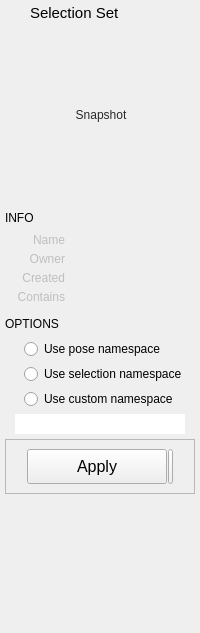
<?xml version="1.0" encoding="UTF-8"?>
<ui version="4.0">
 <class>Form</class>
 <widget class="QWidget" name="Form">
  <property name="geometry">
   <rect>
    <x>0</x>
    <y>0</y>
    <width>200</width>
    <height>633</height>
   </rect>
  </property>
  <property name="sizePolicy">
   <sizepolicy hsizetype="Preferred" vsizetype="Preferred">
    <horstretch>0</horstretch>
    <verstretch>0</verstretch>
   </sizepolicy>
  </property>
  <property name="minimumSize">
   <size>
    <width>200</width>
    <height>390</height>
   </size>
  </property>
  <property name="maximumSize">
   <size>
    <width>300</width>
    <height>16777215</height>
   </size>
  </property>
  <property name="windowTitle">
   <string>Form</string>
  </property>
  <property name="styleSheet">
   <string notr="true"/>
  </property>
  <layout class="QVBoxLayout" name="verticalLayout">
   <property name="spacing">
    <number>5</number>
   </property>
   <property name="leftMargin">
    <number>5</number>
   </property>
   <property name="topMargin">
    <number>2</number>
   </property>
   <property name="rightMargin">
    <number>5</number>
   </property>
   <property name="bottomMargin">
    <number>2</number>
   </property>
   <item>
    <layout class="QHBoxLayout" name="horizontalLayout_18">
     <property name="leftMargin">
      <number>2</number>
     </property>
     <property name="topMargin">
      <number>2</number>
     </property>
     <property name="bottomMargin">
      <number>0</number>
     </property>
     <item>
      <widget class="QLabel" name="label_6">
       <property name="maximumSize">
        <size>
         <width>18</width>
         <height>18</height>
        </size>
       </property>
       <property name="text">
        <string/>
       </property>
       <property name="pixmap">
        <pixmap>../images/selectionSet2.png</pixmap>
       </property>
       <property name="scaledContents">
        <bool>true</bool>
       </property>
      </widget>
     </item>
     <item>
      <widget class="QLabel" name="label_2">
       <property name="font">
        <font>
         <family>Arial</family>
         <pointsize>11</pointsize>
         <weight>50</weight>
         <bold>false</bold>
        </font>
       </property>
       <property name="text">
        <string>Selection Set</string>
       </property>
      </widget>
     </item>
    </layout>
   </item>
   <item>
    <layout class="QHBoxLayout" name="horizontalLayout_2">
     <property name="spacing">
      <number>0</number>
     </property>
     <property name="topMargin">
      <number>0</number>
     </property>
     <property name="bottomMargin">
      <number>0</number>
     </property>
     <item>
      <widget class="QLabel" name="label_3">
       <property name="minimumSize">
        <size>
         <width>0</width>
         <height>0</height>
        </size>
       </property>
       <property name="maximumSize">
        <size>
         <width>0</width>
         <height>16777215</height>
        </size>
       </property>
       <property name="text">
        <string/>
       </property>
      </widget>
     </item>
     <item>
      <widget class="QFrame" name="iconFrame">
       <property name="sizePolicy">
        <sizepolicy hsizetype="Fixed" vsizetype="Fixed">
         <horstretch>0</horstretch>
         <verstretch>0</verstretch>
        </sizepolicy>
       </property>
       <property name="minimumSize">
        <size>
         <width>184</width>
         <height>176</height>
        </size>
       </property>
       <property name="maximumSize">
        <size>
         <width>184</width>
         <height>176</height>
        </size>
       </property>
       <property name="styleSheet">
        <string notr="true"/>
       </property>
       <property name="frameShape">
        <enum>QFrame::NoFrame</enum>
       </property>
       <property name="frameShadow">
        <enum>QFrame::Plain</enum>
       </property>
       <property name="lineWidth">
        <number>0</number>
       </property>
       <layout class="QVBoxLayout" name="verticalLayout_3">
        <property name="spacing">
         <number>0</number>
        </property>
        <property name="leftMargin">
         <number>3</number>
        </property>
        <property name="topMargin">
         <number>0</number>
        </property>
        <property name="rightMargin">
         <number>3</number>
        </property>
        <property name="bottomMargin">
         <number>0</number>
        </property>
        <item>
         <widget class="QToolButton" name="snapshotButton">
          <property name="enabled">
           <bool>true</bool>
          </property>
          <property name="sizePolicy">
           <sizepolicy hsizetype="Preferred" vsizetype="Preferred">
            <horstretch>0</horstretch>
            <verstretch>0</verstretch>
           </sizepolicy>
          </property>
          <property name="minimumSize">
           <size>
            <width>0</width>
            <height>0</height>
           </size>
          </property>
          <property name="maximumSize">
           <size>
            <width>250</width>
            <height>250</height>
           </size>
          </property>
          <property name="toolTip">
           <string>Take snapshot</string>
          </property>
          <property name="layoutDirection">
           <enum>Qt::LeftToRight</enum>
          </property>
          <property name="styleSheet">
           <string notr="true">color: rgb(40, 40, 40);
border: 1px solid rgb(0, 0, 0, 0);
background-color: rgb(254, 255, 230, 0);</string>
          </property>
          <property name="text">
           <string>Snapshot</string>
          </property>
          <property name="icon">
           <iconset>
            <normaloff>../images/camera.png</normaloff>../images/camera.png</iconset>
          </property>
          <property name="iconSize">
           <size>
            <width>176</width>
            <height>180</height>
           </size>
          </property>
          <property name="popupMode">
           <enum>QToolButton::InstantPopup</enum>
          </property>
          <property name="toolButtonStyle">
           <enum>Qt::ToolButtonIconOnly</enum>
          </property>
          <property name="autoRaise">
           <bool>false</bool>
          </property>
         </widget>
        </item>
       </layout>
      </widget>
     </item>
    </layout>
   </item>
   <item>
    <layout class="QHBoxLayout" name="horizontalLayout_7">
     <property name="topMargin">
      <number>0</number>
     </property>
     <item>
      <widget class="QLabel" name="label_8">
       <property name="maximumSize">
        <size>
         <width>200</width>
         <height>16777215</height>
        </size>
       </property>
       <property name="font">
        <font>
         <family>Arial</family>
         <pointsize>9</pointsize>
         <weight>50</weight>
         <bold>false</bold>
        </font>
       </property>
       <property name="text">
        <string>INFO</string>
       </property>
      </widget>
     </item>
     <item>
      <spacer name="horizontalSpacer_2">
       <property name="orientation">
        <enum>Qt::Horizontal</enum>
       </property>
       <property name="sizeHint" stdset="0">
        <size>
         <width>40</width>
         <height>20</height>
        </size>
       </property>
      </spacer>
     </item>
    </layout>
   </item>
   <item>
    <layout class="QHBoxLayout" name="horizontalLayout">
     <property name="spacing">
      <number>6</number>
     </property>
     <property name="topMargin">
      <number>0</number>
     </property>
     <item>
      <widget class="QLabel" name="label">
       <property name="enabled">
        <bool>false</bool>
       </property>
       <property name="sizePolicy">
        <sizepolicy hsizetype="Fixed" vsizetype="Preferred">
         <horstretch>0</horstretch>
         <verstretch>0</verstretch>
        </sizepolicy>
       </property>
       <property name="minimumSize">
        <size>
         <width>60</width>
         <height>0</height>
        </size>
       </property>
       <property name="maximumSize">
        <size>
         <width>60</width>
         <height>16777215</height>
        </size>
       </property>
       <property name="text">
        <string>Name</string>
       </property>
       <property name="alignment">
        <set>Qt::AlignRight|Qt::AlignTrailing|Qt::AlignVCenter</set>
       </property>
      </widget>
     </item>
     <item>
      <widget class="QLabel" name="name">
       <property name="enabled">
        <bool>true</bool>
       </property>
       <property name="sizePolicy">
        <sizepolicy hsizetype="Ignored" vsizetype="Preferred">
         <horstretch>0</horstretch>
         <verstretch>0</verstretch>
        </sizepolicy>
       </property>
       <property name="text">
        <string/>
       </property>
      </widget>
     </item>
    </layout>
   </item>
   <item>
    <layout class="QHBoxLayout" name="horizontalLayout_9">
     <property name="spacing">
      <number>6</number>
     </property>
     <property name="topMargin">
      <number>0</number>
     </property>
     <item>
      <widget class="QLabel" name="label_13">
       <property name="enabled">
        <bool>false</bool>
       </property>
       <property name="sizePolicy">
        <sizepolicy hsizetype="Fixed" vsizetype="Expanding">
         <horstretch>0</horstretch>
         <verstretch>0</verstretch>
        </sizepolicy>
       </property>
       <property name="minimumSize">
        <size>
         <width>60</width>
         <height>0</height>
        </size>
       </property>
       <property name="maximumSize">
        <size>
         <width>60</width>
         <height>500</height>
        </size>
       </property>
       <property name="text">
        <string>Owner</string>
       </property>
       <property name="alignment">
        <set>Qt::AlignRight|Qt::AlignTop|Qt::AlignTrailing</set>
       </property>
      </widget>
     </item>
     <item>
      <widget class="QLabel" name="owner">
       <property name="enabled">
        <bool>true</bool>
       </property>
       <property name="sizePolicy">
        <sizepolicy hsizetype="Ignored" vsizetype="Expanding">
         <horstretch>0</horstretch>
         <verstretch>0</verstretch>
        </sizepolicy>
       </property>
       <property name="minimumSize">
        <size>
         <width>0</width>
         <height>0</height>
        </size>
       </property>
       <property name="maximumSize">
        <size>
         <width>16777215</width>
         <height>16777215</height>
        </size>
       </property>
       <property name="styleSheet">
        <string notr="true"/>
       </property>
       <property name="text">
        <string/>
       </property>
       <property name="alignment">
        <set>Qt::AlignLeading|Qt::AlignLeft|Qt::AlignTop</set>
       </property>
       <property name="wordWrap">
        <bool>true</bool>
       </property>
      </widget>
     </item>
    </layout>
   </item>
   <item>
    <layout class="QHBoxLayout" name="horizontalLayout_11">
     <property name="spacing">
      <number>6</number>
     </property>
     <property name="topMargin">
      <number>0</number>
     </property>
     <item>
      <widget class="QLabel" name="label_14">
       <property name="enabled">
        <bool>false</bool>
       </property>
       <property name="sizePolicy">
        <sizepolicy hsizetype="Fixed" vsizetype="Expanding">
         <horstretch>0</horstretch>
         <verstretch>0</verstretch>
        </sizepolicy>
       </property>
       <property name="minimumSize">
        <size>
         <width>60</width>
         <height>0</height>
        </size>
       </property>
       <property name="maximumSize">
        <size>
         <width>60</width>
         <height>500</height>
        </size>
       </property>
       <property name="text">
        <string>Created</string>
       </property>
       <property name="alignment">
        <set>Qt::AlignRight|Qt::AlignTop|Qt::AlignTrailing</set>
       </property>
      </widget>
     </item>
     <item>
      <widget class="QLabel" name="created">
       <property name="enabled">
        <bool>true</bool>
       </property>
       <property name="sizePolicy">
        <sizepolicy hsizetype="Expanding" vsizetype="Expanding">
         <horstretch>0</horstretch>
         <verstretch>0</verstretch>
        </sizepolicy>
       </property>
       <property name="minimumSize">
        <size>
         <width>0</width>
         <height>0</height>
        </size>
       </property>
       <property name="maximumSize">
        <size>
         <width>16777215</width>
         <height>16777215</height>
        </size>
       </property>
       <property name="styleSheet">
        <string notr="true"/>
       </property>
       <property name="text">
        <string/>
       </property>
       <property name="alignment">
        <set>Qt::AlignLeading|Qt::AlignLeft|Qt::AlignTop</set>
       </property>
       <property name="wordWrap">
        <bool>true</bool>
       </property>
      </widget>
     </item>
    </layout>
   </item>
   <item>
    <layout class="QHBoxLayout" name="horizontalLayout_15">
     <property name="spacing">
      <number>6</number>
     </property>
     <property name="topMargin">
      <number>0</number>
     </property>
     <property name="bottomMargin">
      <number>0</number>
     </property>
     <item>
      <widget class="QLabel" name="label_15">
       <property name="enabled">
        <bool>false</bool>
       </property>
       <property name="sizePolicy">
        <sizepolicy hsizetype="Fixed" vsizetype="Expanding">
         <horstretch>0</horstretch>
         <verstretch>0</verstretch>
        </sizepolicy>
       </property>
       <property name="minimumSize">
        <size>
         <width>60</width>
         <height>0</height>
        </size>
       </property>
       <property name="maximumSize">
        <size>
         <width>60</width>
         <height>500</height>
        </size>
       </property>
       <property name="text">
        <string>Contains</string>
       </property>
       <property name="alignment">
        <set>Qt::AlignRight|Qt::AlignTop|Qt::AlignTrailing</set>
       </property>
      </widget>
     </item>
     <item>
      <widget class="QLabel" name="contains">
       <property name="enabled">
        <bool>true</bool>
       </property>
       <property name="sizePolicy">
        <sizepolicy hsizetype="Expanding" vsizetype="MinimumExpanding">
         <horstretch>0</horstretch>
         <verstretch>0</verstretch>
        </sizepolicy>
       </property>
       <property name="minimumSize">
        <size>
         <width>0</width>
         <height>0</height>
        </size>
       </property>
       <property name="maximumSize">
        <size>
         <width>16777215</width>
         <height>16777215</height>
        </size>
       </property>
       <property name="styleSheet">
        <string notr="true"/>
       </property>
       <property name="text">
        <string/>
       </property>
       <property name="alignment">
        <set>Qt::AlignLeading|Qt::AlignLeft|Qt::AlignTop</set>
       </property>
       <property name="wordWrap">
        <bool>true</bool>
       </property>
      </widget>
     </item>
    </layout>
   </item>
   <item>
    <layout class="QHBoxLayout" name="horizontalLayout_8">
     <property name="topMargin">
      <number>5</number>
     </property>
     <item>
      <widget class="QLabel" name="label_7">
       <property name="maximumSize">
        <size>
         <width>200</width>
         <height>16777215</height>
        </size>
       </property>
       <property name="font">
        <font>
         <family>Arial</family>
         <pointsize>9</pointsize>
         <weight>50</weight>
         <bold>false</bold>
        </font>
       </property>
       <property name="text">
        <string>OPTIONS</string>
       </property>
      </widget>
     </item>
     <item>
      <spacer name="horizontalSpacer">
       <property name="orientation">
        <enum>Qt::Horizontal</enum>
       </property>
       <property name="sizeHint" stdset="0">
        <size>
         <width>40</width>
         <height>20</height>
        </size>
       </property>
      </spacer>
     </item>
    </layout>
   </item>
   <item>
    <layout class="QHBoxLayout" name="horizontalLayout_5">
     <property name="spacing">
      <number>4</number>
     </property>
     <property name="leftMargin">
      <number>0</number>
     </property>
     <property name="topMargin">
      <number>0</number>
     </property>
     <item>
      <widget class="QLabel" name="label_16">
       <property name="minimumSize">
        <size>
         <width>15</width>
         <height>0</height>
        </size>
       </property>
       <property name="maximumSize">
        <size>
         <width>15</width>
         <height>16777215</height>
        </size>
       </property>
       <property name="layoutDirection">
        <enum>Qt::LeftToRight</enum>
       </property>
       <property name="text">
        <string/>
       </property>
       <property name="alignment">
        <set>Qt::AlignRight|Qt::AlignTrailing|Qt::AlignVCenter</set>
       </property>
      </widget>
     </item>
     <item>
      <widget class="QRadioButton" name="usePoseNamespace">
       <property name="text">
        <string>Use pose namespace</string>
       </property>
      </widget>
     </item>
    </layout>
   </item>
   <item>
    <layout class="QHBoxLayout" name="horizontalLayout_10">
     <property name="spacing">
      <number>4</number>
     </property>
     <property name="leftMargin">
      <number>0</number>
     </property>
     <property name="topMargin">
      <number>0</number>
     </property>
     <item>
      <widget class="QLabel" name="label_17">
       <property name="minimumSize">
        <size>
         <width>15</width>
         <height>0</height>
        </size>
       </property>
       <property name="maximumSize">
        <size>
         <width>15</width>
         <height>16777215</height>
        </size>
       </property>
       <property name="layoutDirection">
        <enum>Qt::LeftToRight</enum>
       </property>
       <property name="text">
        <string/>
       </property>
       <property name="alignment">
        <set>Qt::AlignRight|Qt::AlignTrailing|Qt::AlignVCenter</set>
       </property>
      </widget>
     </item>
     <item>
      <widget class="QRadioButton" name="useSelectionNamespace">
       <property name="text">
        <string>Use selection namespace</string>
       </property>
      </widget>
     </item>
    </layout>
   </item>
   <item>
    <layout class="QHBoxLayout" name="horizontalLayout_12">
     <property name="spacing">
      <number>4</number>
     </property>
     <property name="leftMargin">
      <number>0</number>
     </property>
     <property name="topMargin">
      <number>0</number>
     </property>
     <item>
      <widget class="QLabel" name="label_19">
       <property name="minimumSize">
        <size>
         <width>15</width>
         <height>0</height>
        </size>
       </property>
       <property name="maximumSize">
        <size>
         <width>15</width>
         <height>16777215</height>
        </size>
       </property>
       <property name="layoutDirection">
        <enum>Qt::LeftToRight</enum>
       </property>
       <property name="text">
        <string/>
       </property>
       <property name="alignment">
        <set>Qt::AlignRight|Qt::AlignTrailing|Qt::AlignVCenter</set>
       </property>
      </widget>
     </item>
     <item>
      <widget class="QRadioButton" name="useCustomNamespace">
       <property name="text">
        <string>Use custom namespace</string>
       </property>
      </widget>
     </item>
    </layout>
   </item>
   <item>
    <layout class="QHBoxLayout" name="horizontalLayout_3">
     <property name="leftMargin">
      <number>10</number>
     </property>
     <property name="topMargin">
      <number>0</number>
     </property>
     <property name="rightMargin">
      <number>10</number>
     </property>
     <item>
      <widget class="QLineEdit" name="namespaceEdit">
       <property name="minimumSize">
        <size>
         <width>0</width>
         <height>0</height>
        </size>
       </property>
       <property name="frame">
        <bool>false</bool>
       </property>
      </widget>
     </item>
    </layout>
   </item>
   <item>
    <widget class="QFrame" name="previewButtons">
     <property name="frameShape">
      <enum>QFrame::StyledPanel</enum>
     </property>
     <property name="frameShadow">
      <enum>QFrame::Raised</enum>
     </property>
     <layout class="QHBoxLayout" name="horizontalLayout_6">
      <property name="spacing">
       <number>1</number>
      </property>
      <item>
       <spacer name="horizontalSpacer_3">
        <property name="orientation">
         <enum>Qt::Horizontal</enum>
        </property>
        <property name="sizeHint" stdset="0">
         <size>
          <width>40</width>
          <height>20</height>
         </size>
        </property>
       </spacer>
      </item>
      <item>
       <widget class="QPushButton" name="acceptButton">
        <property name="sizePolicy">
         <sizepolicy hsizetype="Preferred" vsizetype="Fixed">
          <horstretch>0</horstretch>
          <verstretch>0</verstretch>
         </sizepolicy>
        </property>
        <property name="minimumSize">
         <size>
          <width>140</width>
          <height>35</height>
         </size>
        </property>
        <property name="maximumSize">
         <size>
          <width>140</width>
          <height>35</height>
         </size>
        </property>
        <property name="font">
         <font>
          <family>Arial</family>
          <pointsize>12</pointsize>
          <weight>50</weight>
          <bold>false</bold>
         </font>
        </property>
        <property name="toolTip">
         <string/>
        </property>
        <property name="styleSheet">
         <string notr="true"/>
        </property>
        <property name="text">
         <string>Apply</string>
        </property>
       </widget>
      </item>
      <item>
       <widget class="QPushButton" name="selectionSetButton">
        <property name="minimumSize">
         <size>
          <width>0</width>
          <height>35</height>
         </size>
        </property>
        <property name="maximumSize">
         <size>
          <width>5</width>
          <height>16777215</height>
         </size>
        </property>
        <property name="text">
         <string/>
        </property>
        <property name="icon">
         <iconset>
          <normaloff>../images/selectionSet2.png</normaloff>../images/selectionSet2.png</iconset>
        </property>
        <property name="iconSize">
         <size>
          <width>25</width>
          <height>25</height>
         </size>
        </property>
       </widget>
      </item>
      <item>
       <spacer name="horizontalSpacer_4">
        <property name="orientation">
         <enum>Qt::Horizontal</enum>
        </property>
        <property name="sizeHint" stdset="0">
         <size>
          <width>40</width>
          <height>20</height>
         </size>
        </property>
       </spacer>
      </item>
     </layout>
    </widget>
   </item>
   <item>
    <spacer name="verticalSpacer">
     <property name="orientation">
      <enum>Qt::Vertical</enum>
     </property>
     <property name="sizeType">
      <enum>QSizePolicy::Expanding</enum>
     </property>
     <property name="sizeHint" stdset="0">
      <size>
       <width>20</width>
       <height>500</height>
      </size>
     </property>
    </spacer>
   </item>
   <item>
    <widget class="QLabel" name="label_18">
     <property name="maximumSize">
      <size>
       <width>16777215</width>
       <height>0</height>
      </size>
     </property>
     <property name="text">
      <string/>
     </property>
    </widget>
   </item>
  </layout>
 </widget>
 <resources/>
 <connections/>
 <slots>
  <slot>snapshot()</slot>
  <slot>apply()</slot>
  <slot>edit()</slot>
  <slot>showContextMenu()</slot>
 </slots>
</ui>
